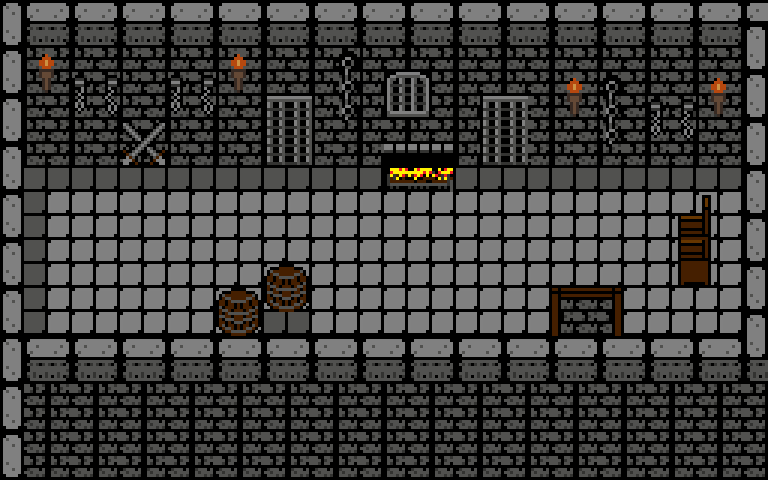

Rendered tile map (Tiled .tmx) drawn with the repository's tilesets; below, a short description and the full map source, tile grids included:
An orthogonal 48x30 tile map with 16x16 px tiles, 1 tile layer (图块层 1) and 13 objects (Fly, Boss, Player, Princess).

<map version="1.10" tiledversion="1.11.0" orientation="orthogonal" renderorder="right-down" width="48" height="30" tilewidth="16" tileheight="16" infinite="0" nextlayerid="9" nextobjectid="20">
 <tileset firstgid="1" source="boss1.tsx" />
 <layer id="1" name="图块层 1" width="48" height="30">
  <data encoding="csv">
1,2,3,4,5,6,7,8,9,10,11,12,13,14,15,16,17,18,19,20,21,22,23,24,25,26,27,28,29,30,31,32,33,34,35,36,37,38,39,40,41,42,43,44,45,46,47,48,
49,50,51,52,53,54,55,56,57,58,59,60,61,62,63,64,65,66,67,68,69,70,71,72,73,74,75,76,77,78,79,80,81,82,83,84,85,86,87,88,89,90,91,92,93,94,95,96,
97,98,99,100,101,102,103,104,105,106,107,108,109,110,111,112,113,114,115,116,117,118,119,120,121,122,123,124,125,126,127,128,129,130,131,132,133,134,135,136,137,138,139,140,141,142,143,144,
145,146,147,148,149,150,151,152,153,154,155,156,157,158,159,160,161,162,163,164,165,166,167,168,169,170,171,172,173,174,175,176,177,178,179,180,181,182,183,184,185,186,187,188,189,190,191,192,
193,194,195,196,197,198,199,200,201,202,203,204,205,206,207,208,209,210,211,212,213,214,215,216,217,218,219,220,221,222,223,224,225,226,227,228,229,230,231,232,233,234,235,236,237,238,239,240,
241,242,243,244,245,246,247,248,249,250,251,252,253,254,255,256,257,258,259,260,261,262,263,264,265,266,267,268,269,270,271,272,273,274,275,276,277,278,279,280,281,282,283,284,285,286,287,288,
289,290,291,292,293,294,295,296,297,298,299,300,301,302,303,304,305,306,307,308,309,310,311,312,313,314,315,316,317,318,319,320,321,322,323,324,325,326,327,328,329,330,331,332,333,334,335,336,
337,338,339,340,341,342,343,344,345,346,347,348,349,350,351,352,353,354,355,356,357,358,359,360,361,362,363,364,365,366,367,368,369,370,371,372,373,374,375,376,377,378,379,380,381,382,383,384,
385,386,387,388,389,390,391,392,393,394,395,396,397,398,399,400,401,402,403,404,405,406,407,408,409,410,411,412,413,414,415,416,417,418,419,420,421,422,423,424,425,426,427,428,429,430,431,432,
433,434,435,436,437,438,439,440,441,442,443,444,445,446,447,448,449,450,451,452,453,454,455,456,457,458,459,460,461,462,463,464,465,466,467,468,469,470,471,472,473,474,475,476,477,478,479,480,
481,482,483,484,485,486,487,488,489,490,491,492,493,494,495,496,497,498,499,500,501,502,503,504,505,506,507,508,509,510,511,512,513,514,515,516,517,518,519,520,521,522,523,524,525,526,527,528,
529,530,531,532,533,534,535,536,537,538,539,540,541,542,543,544,545,546,547,548,549,550,551,552,553,554,555,556,557,558,559,560,561,562,563,564,565,566,567,568,569,570,571,572,573,574,575,576,
577,578,579,580,581,582,583,584,585,586,587,588,589,590,591,592,593,594,595,596,597,598,599,600,601,602,603,604,605,606,607,608,609,610,611,612,613,614,615,616,617,618,619,620,621,622,623,624,
625,626,627,628,629,630,631,632,633,634,635,636,637,638,639,640,641,642,643,644,645,646,647,648,649,650,651,652,653,654,655,656,657,658,659,660,661,662,663,664,665,666,667,668,669,670,671,672,
673,674,675,676,677,678,679,680,681,682,683,684,685,686,687,688,689,690,691,692,693,694,695,696,697,698,699,700,701,702,703,704,705,706,707,708,709,710,711,712,713,714,715,716,717,718,719,720,
721,722,723,724,725,726,727,728,729,730,731,732,733,734,735,736,737,738,739,740,741,742,743,744,745,746,747,748,749,750,751,752,753,754,755,756,757,758,759,760,761,762,763,764,765,766,767,768,
769,770,771,772,773,774,775,776,777,778,779,780,781,782,783,784,785,786,787,788,789,790,791,792,793,794,795,796,797,798,799,800,801,802,803,804,805,806,807,808,809,810,811,812,813,814,815,816,
817,818,819,820,821,822,823,824,825,826,827,828,829,830,831,832,833,834,835,836,837,838,839,840,841,842,843,844,845,846,847,848,849,850,851,852,853,854,855,856,857,858,859,860,861,862,863,864,
865,866,867,868,869,870,871,872,873,874,875,876,877,878,879,880,881,882,883,884,885,886,887,888,889,890,891,892,893,894,895,896,897,898,899,900,901,902,903,904,905,906,907,908,909,910,911,912,
913,914,915,916,917,918,919,920,921,922,923,924,925,926,927,928,929,930,931,932,933,934,935,936,937,938,939,940,941,942,943,944,945,946,947,948,949,950,951,952,953,954,955,956,957,958,959,960,
961,962,963,964,965,966,967,968,969,970,971,972,973,974,975,976,977,978,979,980,981,982,983,984,985,986,987,988,989,990,991,992,993,994,995,996,997,998,999,1000,1001,1002,1003,1004,1005,1006,1007,1008,
1009,1010,1011,1012,1013,1014,1015,1016,1017,1018,1019,1020,1021,1022,1023,1024,1025,1026,1027,1028,1029,1030,1031,1032,1033,1034,1035,1036,1037,1038,1039,1040,1041,1042,1043,1044,1045,1046,1047,1048,1049,1050,1051,1052,1053,1054,1055,1056,
1057,1058,1059,1060,1061,1062,1063,1064,1065,1066,1067,1068,1069,1070,1071,1072,1073,1074,1075,1076,1077,1078,1079,1080,1081,1082,1083,1084,1085,1086,1087,1088,1089,1090,1091,1092,1093,1094,1095,1096,1097,1098,1099,1100,1101,1102,1103,1104,
1105,1106,1107,1108,1109,1110,1111,1112,1113,1114,1115,1116,1117,1118,1119,1120,1121,1122,1123,1124,1125,1126,1127,1128,1129,1130,1131,1132,1133,1134,1135,1136,1137,1138,1139,1140,1141,1142,1143,1144,1145,1146,1147,1148,1149,1150,1151,1152,
1153,1154,1155,1156,1157,1158,1159,1160,1161,1162,1163,1164,1165,1166,1167,1168,1169,1170,1171,1172,1173,1174,1175,1176,1177,1178,1179,1180,1181,1182,1183,1184,1185,1186,1187,1188,1189,1190,1191,1192,1193,1194,1195,1196,1197,1198,1199,1200,
1201,1202,1203,1204,1205,1206,1207,1208,1209,1210,1211,1212,1213,1214,1215,1216,1217,1218,1219,1220,1221,1222,1223,1224,1225,1226,1227,1228,1229,1230,1231,1232,1233,1234,1235,1236,1237,1238,1239,1240,1241,1242,1243,1244,1245,1246,1247,1248,
1249,1250,1251,1252,1253,1254,1255,1256,1257,1258,1259,1260,1261,1262,1263,1264,1265,1266,1267,1268,1269,1270,1271,1272,1273,1274,1275,1276,1277,1278,1279,1280,1281,1282,1283,1284,1285,1286,1287,1288,1289,1290,1291,1292,1293,1294,1295,1296,
1297,1298,1299,1300,1301,1302,1303,1304,1305,1306,1307,1308,1309,1310,1311,1312,1313,1314,1315,1316,1317,1318,1319,1320,1321,1322,1323,1324,1325,1326,1327,1328,1329,1330,1331,1332,1333,1334,1335,1336,1337,1338,1339,1340,1341,1342,1343,1344,
1345,1346,1347,1348,1349,1350,1351,1352,1353,1354,1355,1356,1357,1358,1359,1360,1361,1362,1363,1364,1365,1366,1367,1368,1369,1370,1371,1372,1373,1374,1375,1376,1377,1378,1379,1380,1381,1382,1383,1384,1385,1386,1387,1388,1389,1390,1391,1392,
1393,1394,1395,1396,1397,1398,1399,1400,1401,1402,1403,1404,1405,1406,1407,1408,1409,1410,1411,1412,1413,1414,1415,1416,1417,1418,1419,1420,1421,1422,1423,1424,1425,1426,1427,1428,1429,1430,1431,1432,1433,1434,1435,1436,1437,1438,1439,1440
</data>
 </layer>
 <objectgroup id="3" name="Apple" />
 <objectgroup id="4" name="GoldOre" />
 <objectgroup id="5" name="Boxs" />
 <objectgroup id="8" name="Boat" />
 <objectgroup id="7" name="TransportPoint">
  <object id="16" name="Fly" x="34.2328" y="238.313" width="13.1665" height="13.1665" />
 </objectgroup>
 <objectgroup id="6" name="Objects">
  <object id="17" name="Boss" x="625.407" y="238.313" width="18.4331" height="17.1164">
   <properties>
    <property name="npcFunction" value="boss" />
   </properties>
  </object>
  <object id="18" name="Player" x="33" y="238" width="14" height="13" />
  <object id="19" name="Princess" x="643" y="199" width="15" height="11" />
 </objectgroup>
 <objectgroup id="2" name="Collision">
  <properties>
   <property name="Collision" type="bool" value="true" />
  </properties>
  <object id="6" x="1.33333" y="1.33333" width="764.667" height="164" />
  <object id="7" x="1.33333" y="336.667" width="764.667" height="142.667" />
  <object id="8" x="742.667" y="167.333" width="24.6667" height="166" />
  <object id="9" x="0.666667" y="164.667" width="20.6667" height="168.667" />
  <object id="10" x="215.333" y="287.333" width="44.6667" height="47.3333" />
  <object id="12" x="263.333" y="262" width="45.3333" height="73.3333" />
  <object id="13" x="381.333" y="164" width="72" height="27.3333" />
  <object id="14" x="548" y="286.667" width="74.6667" height="49.3333" />
  <object id="15" x="670" y="190" width="48.6667" height="94.6667" />
 </objectgroup>
</map>